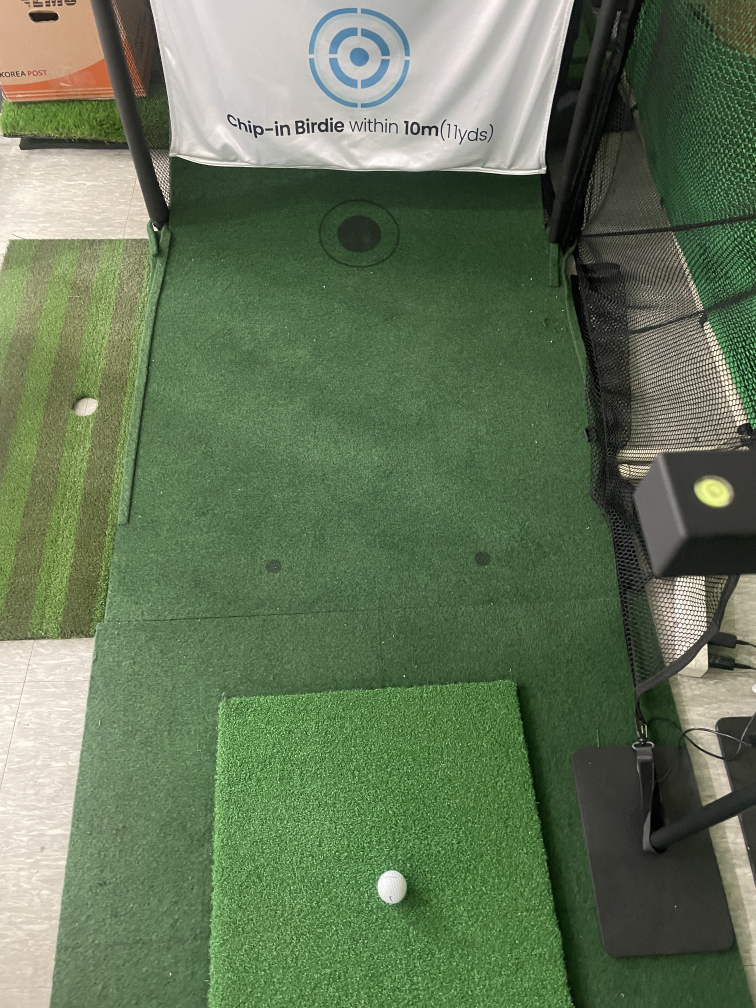
#> input picture resource/KakaoTalk_20250616_095735510.jpg, 3024 x 4032 px (shown at 1/4 size)
$ python -i ball_detector.py   (imports and definitions only)
#> lines starting #> are read from the running program, lines starting #| are printed output that depends on the picture; after the words box and inside, x2 and y2 are one past the last pixel; in counts of white or black regions, pixels touching at a corner belong together
#> further down, picture is the input picture: shape (4032, 3024, 3); mean B, G, R 88.1, 118, 100.1
import numpy as np
import time
import json
from datetime import datetime
from picamera2 import Picamera2

# Ball detection using OpenCV
# This function detects a ball in the given frame based on color and position.
# 하단 카메라에서 공을 감지  , User에게 시작 신호 전달

def detect_ball(frame, prev_position=None, position_stable_tol=5):
#> called with position_stable_tol = 5
    import cv2

    hsv = cv2.cvtColor(frame, cv2.COLOR_BGR2HSV)
#> hsv: shape (4032, 3024, 3); mean H, S, V 44.5, 75.8, 119.9

    lower_green = np.array([35, 50, 50])
    upper_green = np.array([85, 255, 255])
    lower_white = np.array([0, 0, 100])
    upper_white = np.array([180, 80, 255])

    mask_green = cv2.inRange(hsv, lower_green, upper_green)
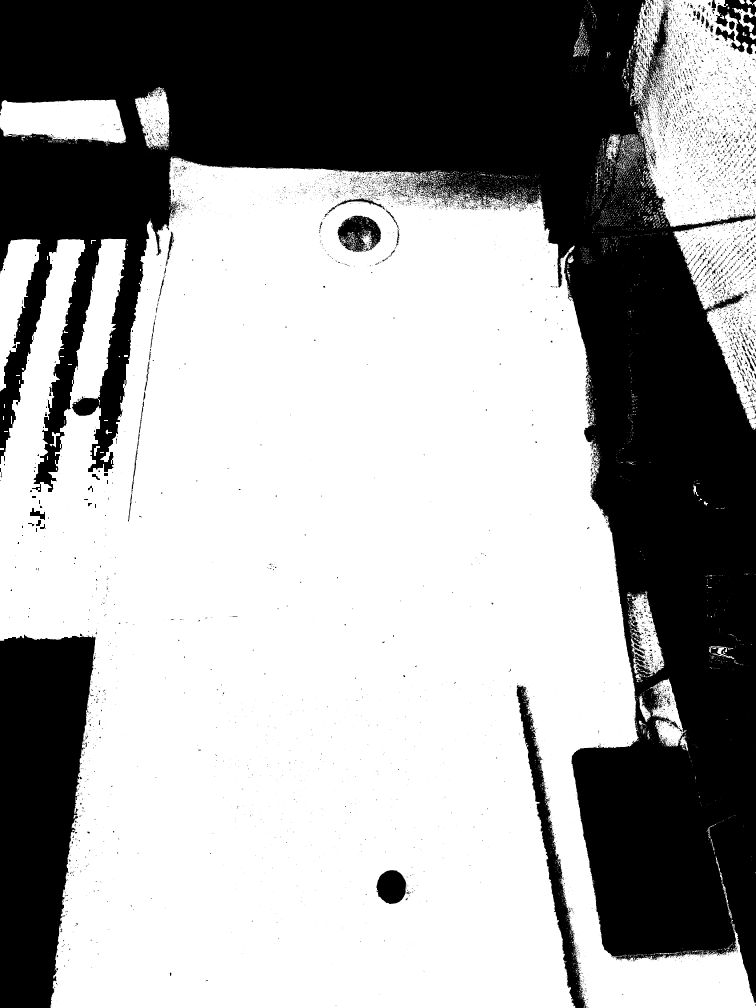
#> mask_green: shape (4032, 3024) (shown at 1/4 size); 63.3% white; 9155 black regions (8216 under 20 px), largest, box (x1, y1, x2, y2) and area: (0, 0, 3024, 4012) 3851096, (0, 2534, 382, 4032) 432355, (2064, 2740, 2343, 4032) 56011
    mask_non_green = cv2.bitwise_not(mask_green)
    mask_white = cv2.inRange(hsv, lower_white, upper_white)
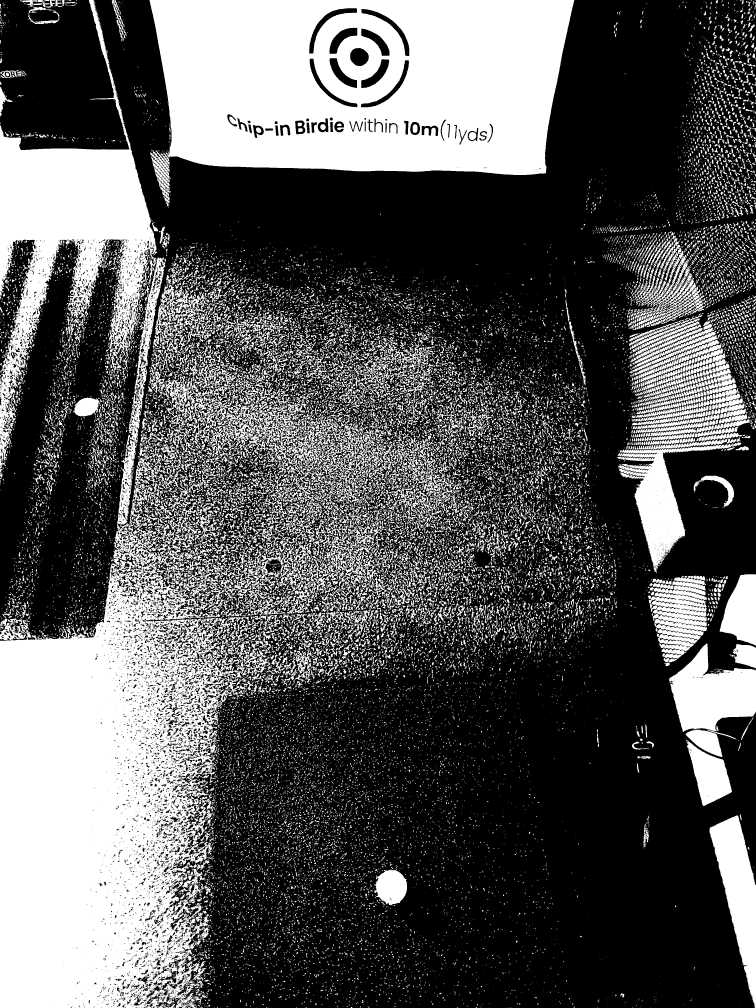
#> mask_white: shape (4032, 3024) (shown at 1/4 size); 35.1% white; 34901 white regions (25478 under 20 px), largest, box (x1, y1, x2, y2) and area: (0, 1029, 985, 4032) 1260302, (598, 0, 2297, 700) 1002355, (0, 0, 629, 1893) 347985
    mask = cv2.bitwise_and(mask_white, mask_non_green)
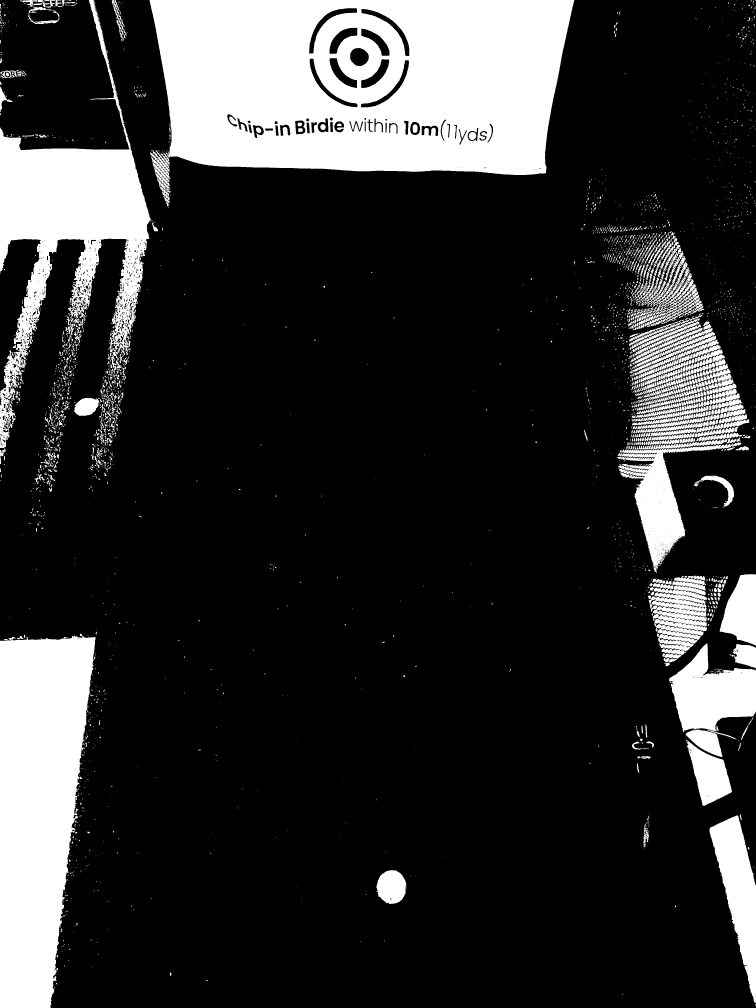
#> mask: shape (4032, 3024) (shown at 1/4 size); 19.2% white; 3969 white regions (2903 under 20 px), largest, box (x1, y1, x2, y2) and area: (598, 0, 2297, 700) 1002355, (0, 2534, 382, 4032) 431062, (0, 0, 603, 1792) 313730
    mask = cv2.dilate(mask, None, iterations=2)
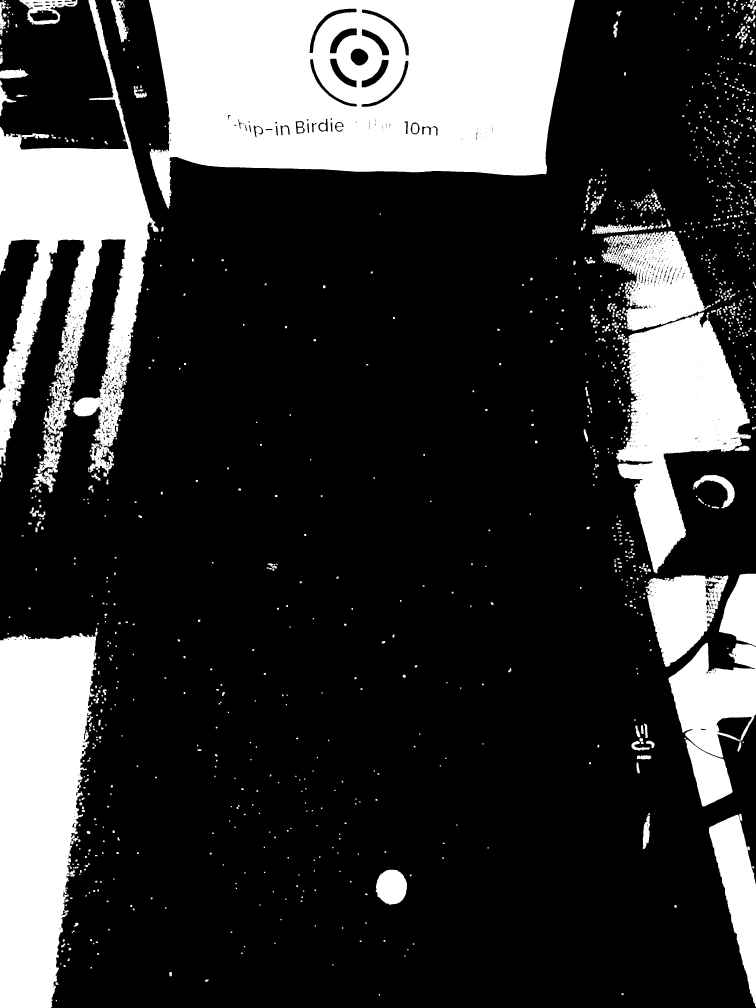
#> mask: shape (4032, 3024) (shown at 1/4 size); 22.2% white; 1329 white regions (6 under 20 px), largest, box (x1, y1, x2, y2) and area: (596, 0, 2299, 834) 1043087, (0, 2532, 386, 4032) 443090, (0, 0, 634, 1895) 418813
    mask = cv2.erode(mask, None, iterations=2)
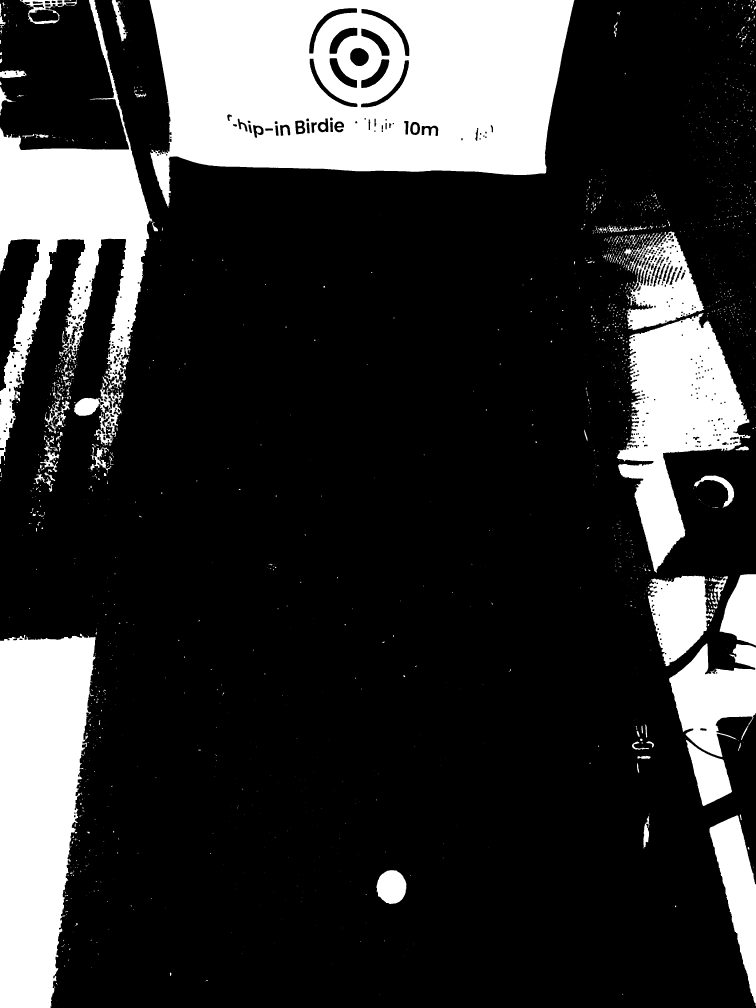
#> mask: shape (4032, 3024) (shown at 1/4 size); 20.4% white; 1878 white regions (1547 under 20 px), largest, box (x1, y1, x2, y2) and area: (598, 0, 2297, 832) 1017673, (0, 2534, 382, 4032) 434275, (0, 0, 611, 1856) 343950
    edge = cv2.Canny(mask, 100, 200)
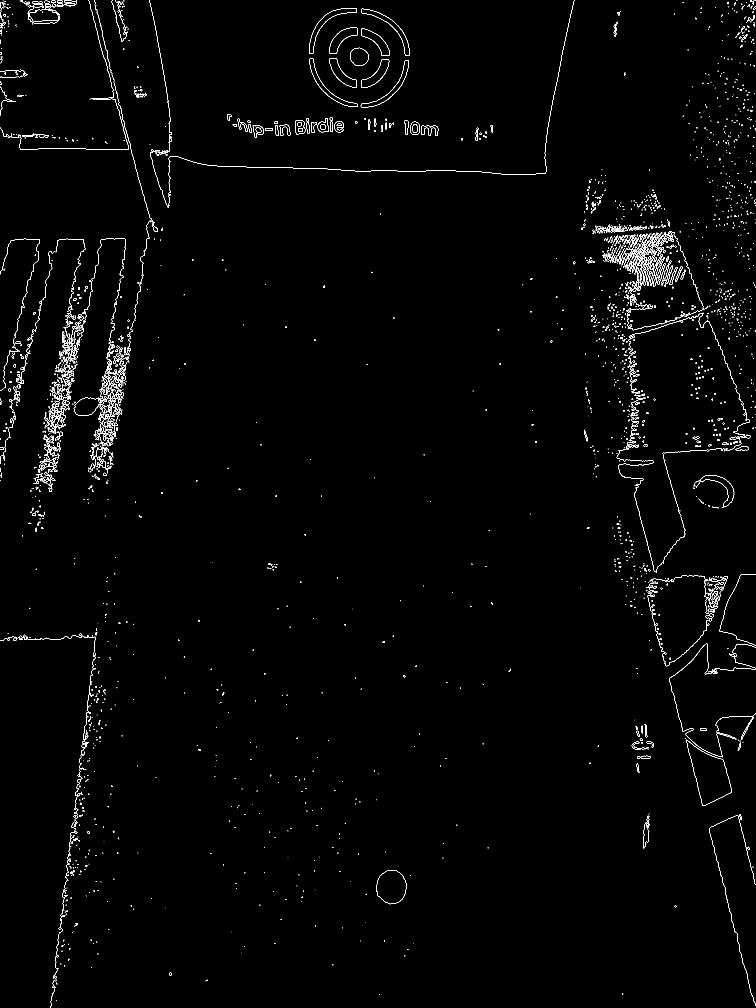
#> edge: shape (4032, 3024) (shown at 1/4 size); 0.67% white in thin lines or dots

    circles = cv2.HoughCircles(
        edge,
        cv2.HOUGH_GRADIENT,
        dp=1,
        minDist=30,
        param1=30,
        param2=15,
        minRadius=10,
        maxRadius=30
    )
#> circles = 151 rows, first 8: [2561.5, 1071.5, 29.3], [2612.5, 1093.5, 29.3], [2525.5, 1039.5, 29.4], [427.5, 1716.5, 29.3], [432.5, 1622.5, 29.3], [2577.5, 1109.5, 29.4], [2591.5, 1004.5, 29.4], [2629.5, 1058.5, 29.4]

    is_stable = False
    if circles is not None:
        circles = np.int16(np.around(circles))
#> circles = 151 rows, first 8: [2562, 1072, 29], [2612, 1094, 29], [2526, 1040, 29], [428, 1716, 29], [432, 1622, 29], [2578, 1110, 29], [2592, 1004, 29], [2630, 1058, 29]
        x, y, r = circles[0][0]
#> x = 2562; y = 1072; r = 29
        if prev_position is not None:
            move_dist = np.linalg.norm(np.array([x, y]) - np.array(prev_position))
            if move_dist <= position_stable_tol:
                is_stable = True
        return {
            "source": "ball_detector",
            "detected": True,
            "position": (int(x), int(y)),
            "radius": int(r),
            "stable": is_stable,
            "prev_position": (int(x), int(y))
        }

    return {
        "source": "ball_detector",
        "detected": False,
        "position": None,
        "radius": None,
        "stable": False,
        "prev_position": prev_position
    }

# [24 lines not run here, left out]

>>> import cv2
>>> picture = cv2.imread('resource/KakaoTalk_20250616_095735510.jpg')
>>> result = detect_ball(picture)
#> result = {'source': 'ball_detector', 'detected': True, 'position': (2562, 1072), 'radius': 29, 'stable': False, 'prev_position': (2562, 1072)}

$ run again, on resource/lower_test4.jpg
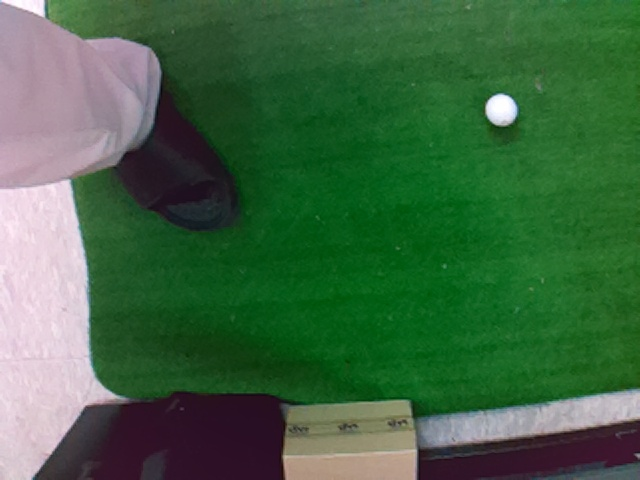
#> input picture resource/lower_test4.jpg, 640 x 480 px
#> picture is the input picture: shape (480, 640, 3); mean B, G, R 66.9, 101.9, 63.4
#> hsv: shape (480, 640, 3); mean H, S, V 88.5, 141.9, 108
#> in detect_ball, `mask_green = cv2.inRange(hsv, lower_green, upper_green)`:
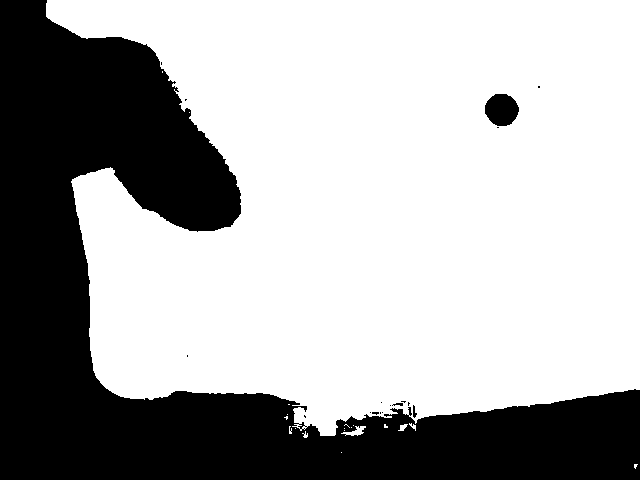
#> mask_green: shape (480, 640); 66.9% white; 18 black regions (14 under 20 px), largest, box (x1, y1, x2, y2) and area: (0, 0, 640, 480) 100588, (485, 94, 519, 126) 846, (413, 405, 417, 418) 30, (392, 403, 403, 406) 22
#> mask_white: shape (480, 640); 21% white; 20 white regions (14 under 20 px), largest, box (x1, y1, x2, y2) and area: (0, 0, 161, 480) 47132, (282, 400, 417, 480) 9427, (419, 389, 640, 447) 6861, (485, 93, 517, 127) 847, (604, 471, 624, 477) 38, (536, 83, 541, 90) 27
#> in detect_ball, `edge = cv2.Canny(mask, 100, 200)`:
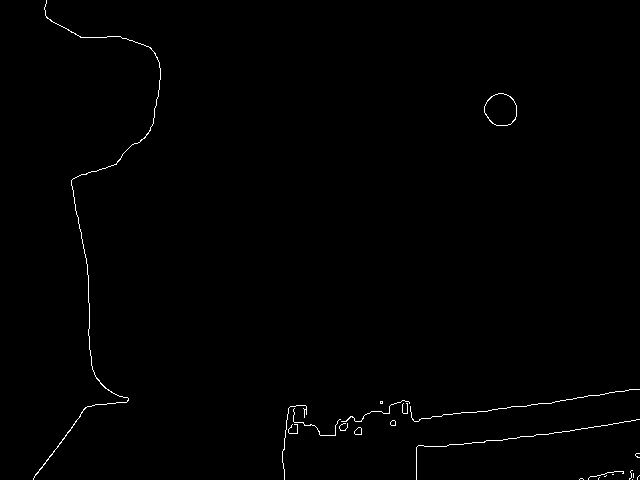
#> edge: shape (480, 640); 0.59% white in thin lines or dots
#> in detect_ball, `circles = cv2.HoughCircles( edge, cv2.HOUGH_GRADIENT, dp=1, minDist=30..`: circles = [[500.5, 110.5, 16]]
#> in detect_ball, `circles = np.int16(np.around(circles))`: circles = [[500, 110, 16]]
#> x = 500; y = 110; r = 16
#> result = {'source': 'ball_detector', 'detected': True, 'position': (500, 110), 'radius': 16, 'stable': False, 'prev_position': (500, 110)}

$ run again, on resource/yard.jpg
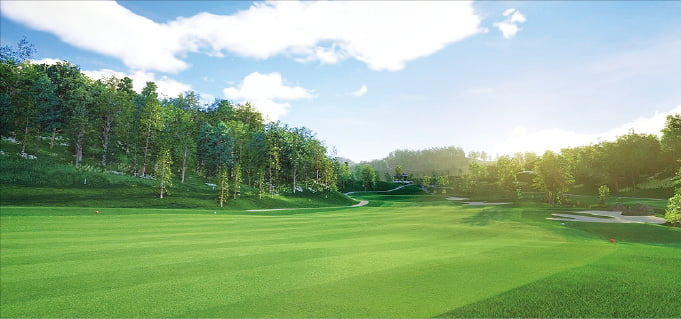
#> input picture resource/yard.jpg, 681 x 319 px
#> picture is the input picture: shape (319, 681, 3); mean B, G, R 137.2, 174.1, 146.1
#> hsv: shape (319, 681, 3); mean H, S, V 63.8, 90.5, 179.7
#> in detect_ball, `mask_green = cv2.inRange(hsv, lower_green, upper_green)`:
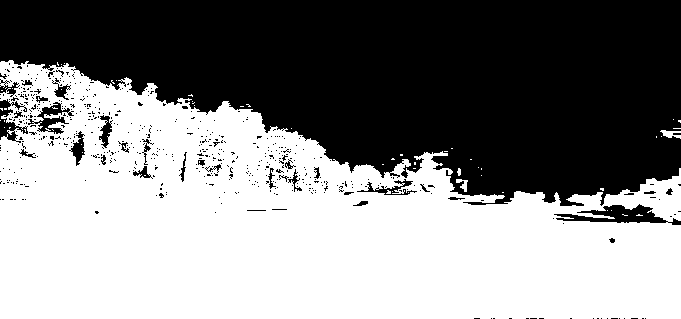
#> mask_green: shape (319, 681); 53.2% white; 563 black regions (531 under 20 px), largest, box (x1, y1, x2, y2) and area: (0, 0, 681, 206) 96217, (554, 204, 681, 225) 1139, (28, 102, 74, 134) 513
#> mask_white: shape (319, 681); 39.5% white; 829 white regions (788 under 20 px), largest, box (x1, y1, x2, y2) and area: (0, 0, 681, 183) 80407, (547, 208, 666, 224) 910, (16, 57, 79, 72) 421
#> in detect_ball, `edge = cv2.Canny(mask, 100, 200)`:
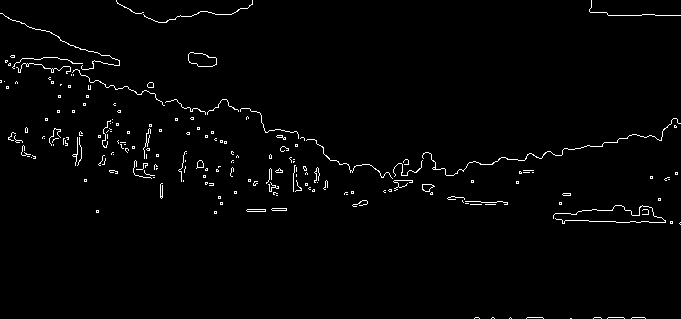
#> edge: shape (319, 681); 1.7% white in thin lines or dots
#> in detect_ball, `circles = cv2.HoughCircles( edge, cv2.HOUGH_GRADIENT, dp=1, minDist=30..`: circles = [[129.5, 136.5, 22.4], [282.5, 177.5, 14.5], [57.5, 155.5, 22.1], [365.5, 178.5, 15.6]]
#> in detect_ball, `circles = np.int16(np.around(circles))`: circles = [[130, 136, 22], [282, 178, 14], [58, 156, 22], [366, 178, 16]]
#> x = 130; y = 136; r = 22
#> result = {'source': 'ball_detector', 'detected': True, 'position': (130, 136), 'radius': 22, 'stable': False, 'prev_position': (130, 136)}
